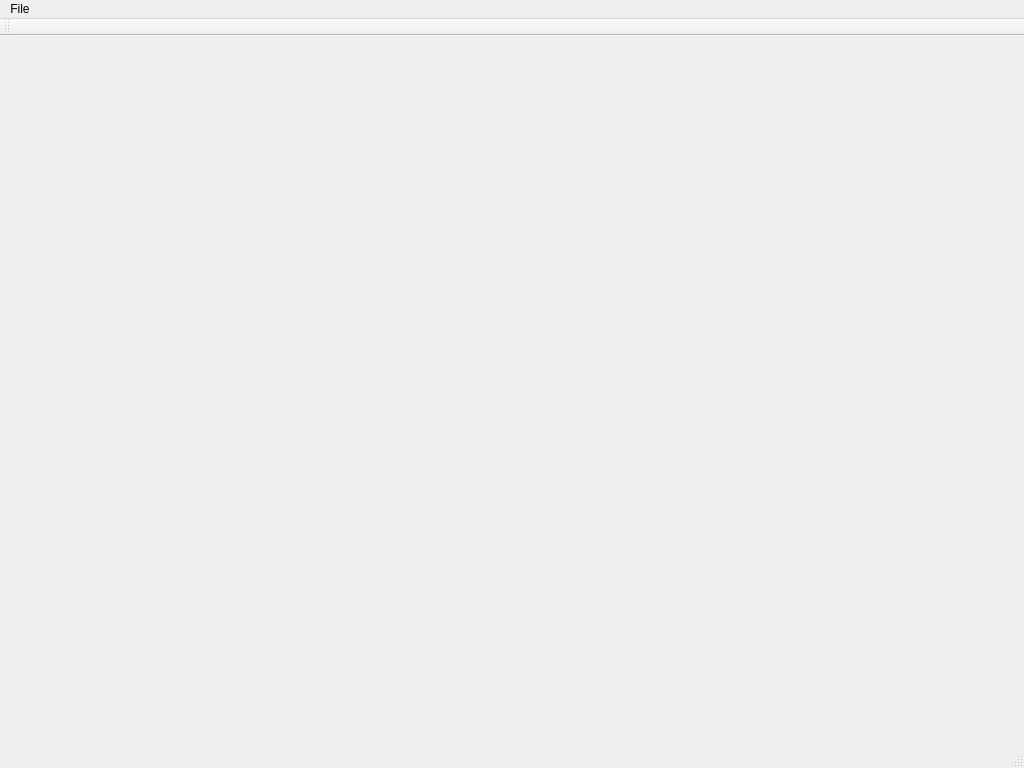
<?xml version="1.0" encoding="UTF-8"?>
<ui version="4.0">
 <class>MainWindow</class>
 <widget class="QMainWindow" name="MainWindow">
  <property name="geometry">
   <rect>
    <x>0</x>
    <y>0</y>
    <width>1024</width>
    <height>768</height>
   </rect>
  </property>
  <property name="windowTitle">
   <string>Wordsearch</string>
  </property>
  <widget class="QWidget" name="centralWidget"/>
  <widget class="QMenuBar" name="menuBar">
   <property name="geometry">
    <rect>
     <x>0</x>
     <y>0</y>
     <width>1024</width>
     <height>25</height>
    </rect>
   </property>
   <widget class="QMenu" name="menuFile">
    <property name="title">
     <string>File</string>
    </property>
    <widget class="QMenu" name="menuHigh_Scores">
     <property name="title">
      <string>High Scores</string>
     </property>
     <addaction name="actionEasy"/>
     <addaction name="actionMedium"/>
     <addaction name="actionHard"/>
    </widget>
    <addaction name="actionNew_Game"/>
    <addaction name="menuHigh_Scores"/>
    <addaction name="actionExit"/>
   </widget>
   <addaction name="menuFile"/>
  </widget>
  <widget class="QToolBar" name="mainToolBar">
   <attribute name="toolBarArea">
    <enum>TopToolBarArea</enum>
   </attribute>
   <attribute name="toolBarBreak">
    <bool>false</bool>
   </attribute>
  </widget>
  <widget class="QStatusBar" name="statusBar"/>
  <action name="actionNew_Game">
   <property name="text">
    <string>New Game</string>
   </property>
  </action>
  <action name="actionExit">
   <property name="text">
    <string>Exit</string>
   </property>
  </action>
  <action name="actionEasy">
   <property name="text">
    <string>Easy</string>
   </property>
  </action>
  <action name="actionMedium">
   <property name="text">
    <string>Medium</string>
   </property>
  </action>
  <action name="actionHard">
   <property name="text">
    <string>Hard</string>
   </property>
  </action>
 </widget>
 <layoutdefault spacing="6" margin="11"/>
 <resources/>
 <connections/>
</ui>
